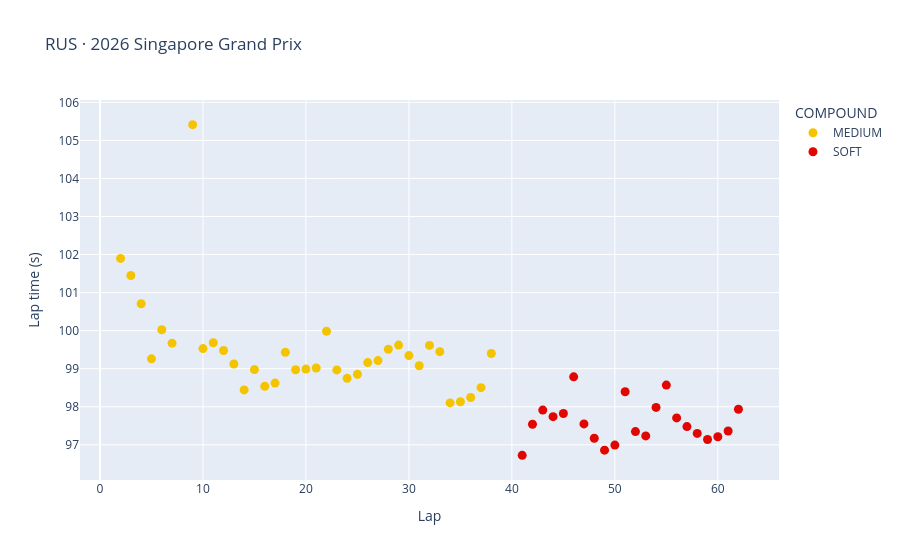

The notebook cell saved with this chart:
### Markdown cell above
## 1. One driver's race

Lap times through a single race, colored by tire. Change `SEASON`, `ROUND`, and `DRIVER` to explore. Look for two things within each stint: the slow upward drift (tire wear), and the overall downward trend across the race (fuel burning off).

### Code cell
SEASON = int(laps["SEASON"].max())
ROUND = int(laps.loc[laps["SEASON"] == SEASON, "RACE_ROUND"].max())   # most recent race
race = laps[(laps["SEASON"] == SEASON) & (laps["RACE_ROUND"] == ROUND)]
DRIVER = race["DRIVER_CODE"].value_counts().index[0]                 # driver with most clean laps

one = race[race["DRIVER_CODE"] == DRIVER]
fig = px.scatter(one, x="LAP_NUMBER", y="LAP_TIME_SEC", color="COMPOUND",
                 color_discrete_map=COMPOUND_COLORS, hover_data=["TYRE_LIFE", "STINT"],
                 title=f"{DRIVER} · {SEASON} {one['EVENT_NAME'].iloc[0]}",
                 labels={"LAP_NUMBER": "Lap", "LAP_TIME_SEC": "Lap time (s)"})
fig.update_traces(marker_size=9)
fig.show()

### Figure 1 — Plotly figure (JSON) as saved in the notebook; plotly's stock layout.template omitted (floating-point values rounded to 4 significant figures)
{"data": [{"customdata": [[2, 1], [3, 1], [4, 1], [5, 1], [6, 1], [7, 1], [9, 1], [10, 1], [11, 1], [12, 1], [13, 1], [14, 1], [15, 1], [16, 1], [17, 1], [18, 1], [19, 1], [20, 1], [21, 1], [22, 1], [23, 1], [24, 1], [25, 1], [26, 1], [27, 1], [28, 1], [29, 1], [30, 1], [31, 1], [32, 1], [33, 1], [34, 1], [35, 1], [36, 1], [37, 1], [38, 1]], "hovertemplate": "COMPOUND=MEDIUM<br>Lap=%{x}<br>Lap time (s)=%{y}<br>TYRE_LIFE=%{customdata[0]}<br>STINT=%{customdata[1]}<extra></extra>", "legendgroup": "MEDIUM", "marker": {"color": "#F5C400", "size": 9, "symbol": "circle"}, "mode": "markers", "name": "MEDIUM", "orientation": "v", "showlegend": true, "type": "scatter", "x": [2, 3, 4, 5, 6, 7, 9, 10, 11, 12, 13, 14, 15, 16, 17, 18, 19, 20, 21, 22, 23, 24, 25, 26, 27, 28, 29, 30, 31, 32, 33, 34, 35, 36, 37, 38], "xaxis": "x", "y": [101.9, 101.5, 100.7, 99.26, 100.0, 99.67, 105.4, 99.53, 99.68, 99.48, 99.12, 98.44, 98.98, 98.54, 98.62, 99.43, 98.97, 98.99, 99.02, 99.98, 98.97, 98.75, 98.85, 99.16, 99.21, 99.51, 99.62, 99.34, 99.08, 99.61, 99.45, 98.1, 98.13, 98.24, 98.5, 99.4], "yaxis": "y"}, {"customdata": [[2, 2], [3, 2], [4, 2], [5, 2], [6, 2], [7, 2], [8, 2], [9, 2], [10, 2], [11, 2], [12, 2], [13, 2], [14, 2], [15, 2], [16, 2], [17, 2], [18, 2], [19, 2], [20, 2], [21, 2], [22, 2], [23, 2]], "hovertemplate": "COMPOUND=SOFT<br>Lap=%{x}<br>Lap time (s)=%{y}<br>TYRE_LIFE=%{customdata[0]}<br>STINT=%{customdata[1]}<extra></extra>", "legendgroup": "SOFT", "marker": {"color": "#E10600", "size": 9, "symbol": "circle"}, "mode": "markers", "name": "SOFT", "orientation": "v", "showlegend": true, "type": "scatter", "x": [41, 42, 43, 44, 45, 46, 47, 48, 49, 50, 51, 52, 53, 54, 55, 56, 57, 58, 59, 60, 61, 62], "xaxis": "x", "y": [96.72, 97.54, 97.91, 97.74, 97.82, 98.79, 97.55, 97.17, 96.86, 96.99, 98.39, 97.35, 97.23, 97.98, 98.57, 97.71, 97.48, 97.3, 97.14, 97.21, 97.36, 97.93], "yaxis": "y"}], "layout": {"legend": {"title": {"text": "COMPOUND"}, "tracegroupgap": 0}, "title": {"text": "RUS · 2026 Singapore Grand Prix"}, "xaxis": {"anchor": "y", "domain": [0, 1], "title": {"text": "Lap"}}, "yaxis": {"anchor": "x", "domain": [0, 1], "title": {"text": "Lap time (s)"}}}}
